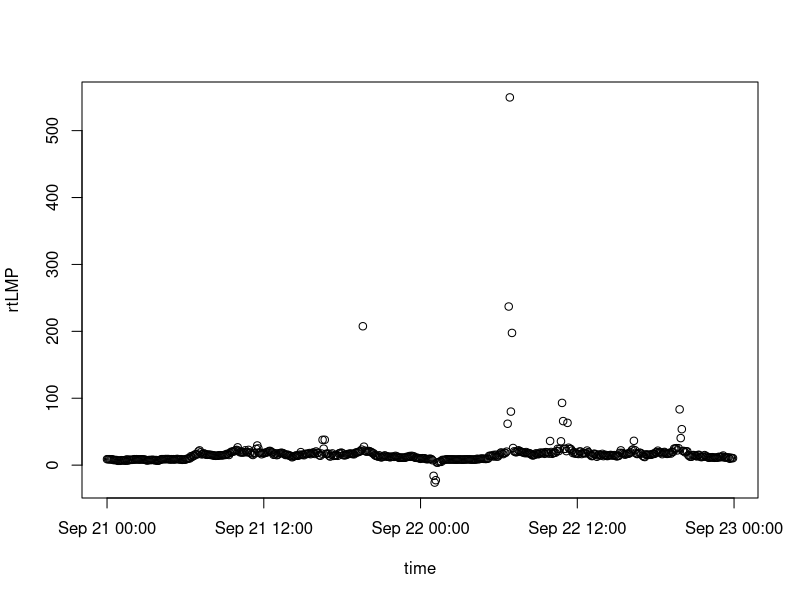
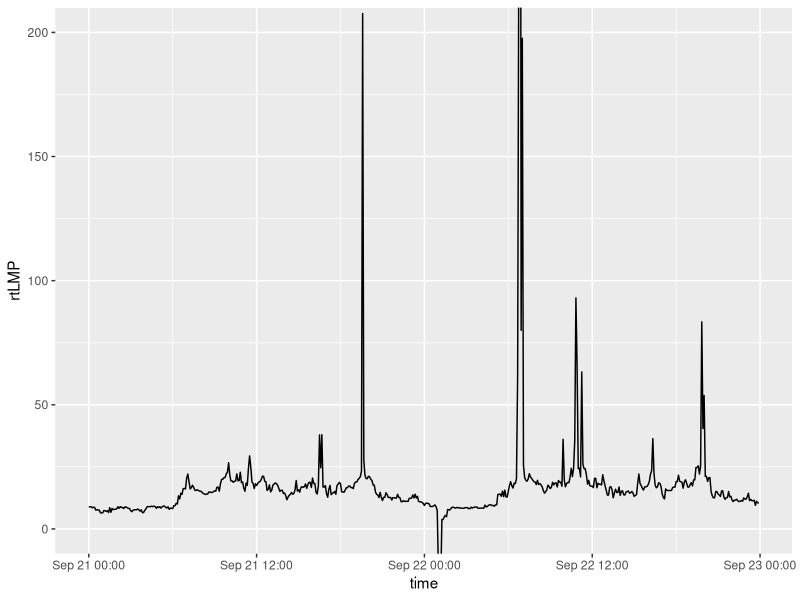

Here is the R script that generated these plots, in order:
## PJM Electricity Pricing from CSV: 5-Minute Real Time Locational Marginal Price
# Arne Newman
# Last updated: 9/23/20

# Data in this file is from a CSV downloaded from PJM Data Miner at 
# https://dataminer2.pjm.com/feed/rt_fivemin_hrl_lmps. All data are associated
# with the Dominion zone-level pnode, from 00:00 09/21/20 to 12:00 09/23/20

# load ggplot2
library(ggplot2)

# Read in file and attach data
data <- read.csv("rt_fivemin_hrl_lmps_DOM_0921-0923.csv", header=TRUE)
attach(data)
# Inspect the data
names(data)

# Assign key data to variables
time_char <- data$datetime_beginning_ept #in eastern time zone
# Convert time from character to POSIXt date/time format
time <- strptime(time_char, format = '%m/%d/%Y %H:%M', tz = '') # 
rtLMP <- data$total_lmp_rt #real time 5-minute location marginal pricing

# Check the data types 
typeof(time) # List
typeof(rtLMP) # Double

# Setup a plot in basics plt
plot(time, rtLMP)

# Create a new dataframe from the newly defined fields
pjmData <- data.frame(time, rtLMP)


# Setup a visual in ggplot2
lmpV1 <- ggplot(pjmData, aes(x=time, y=rtLMP)) + geom_line()

# Zoom in 
lmpV2 <- lmpV1 + coord_cartesian(ylim=c(0,200))
plot(lmpV2)
